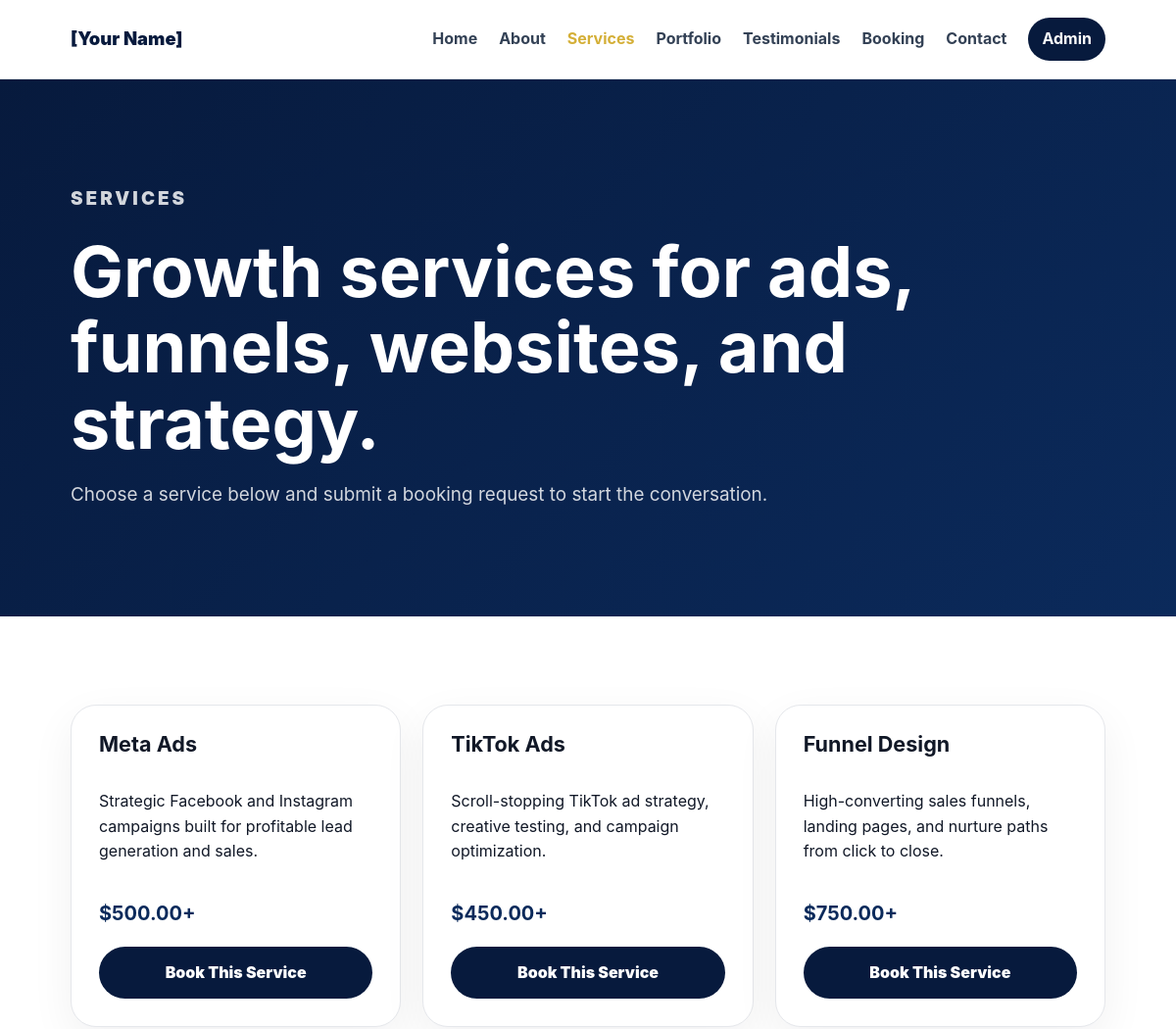
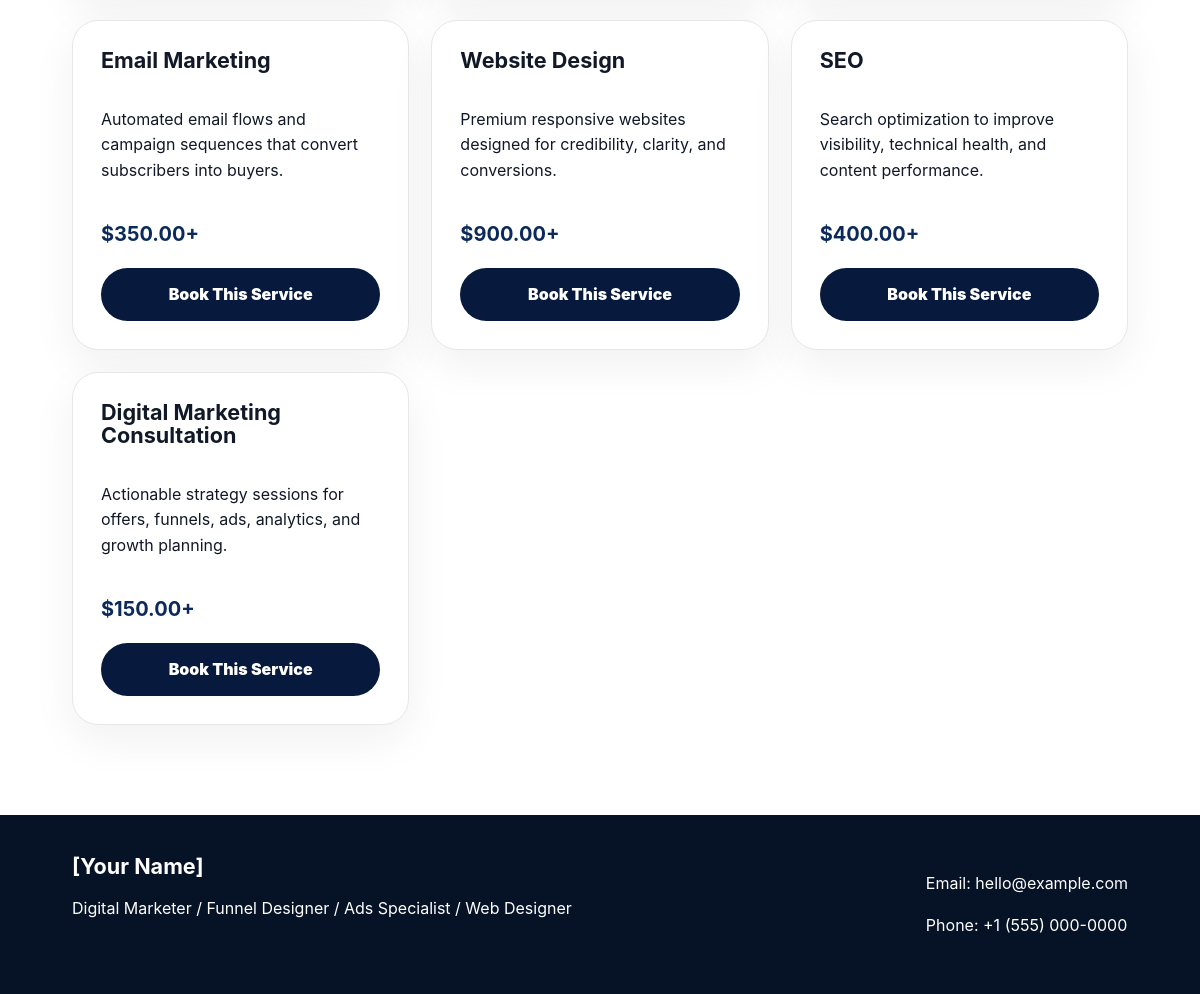
/services.php, run on the app's committed database (2 pictures, top to bottom).
### tables this page shows
CREATE TABLE IF NOT EXISTS services (
    id INT AUTO_INCREMENT PRIMARY KEY,
    name VARCHAR(120) NOT NULL,
    slug VARCHAR(140) NOT NULL UNIQUE,
    description TEXT NOT NULL,
    price DECIMAL(10,2) NOT NULL DEFAULT 0.00,
    is_active TINYINT(1) NOT NULL DEFAULT 1,
    created_at TIMESTAMP DEFAULT CURRENT_TIMESTAMP,
    updated_at TIMESTAMP DEFAULT CURRENT_TIMESTAMP ON UPDATE CURRENT_TIMESTAMP
);

### config/app.php (called while the page is built)
<?php
return [
    'brand_name' => '[Your Name]',
    'profession' => 'Digital Marketer / Funnel Designer / Ads Specialist / Web Designer',
    'email' => 'hello@example.com',
    'phone' => '+1 (555) 000-0000',
    'location' => 'Available worldwide',
    'currency' => '$',
    'base_url' => '',
    'admin_email' => 'admin@example.com',
    'admin_password_hash' => '$2y$12$1mJJ7KdgLoQ.VvU2SJCUP.kcXR.QVqdtdnbvCAVNqlZcXQKX9YMdS',
];

### includes/functions.php (called while the page is built, shortened)
<?php
$app = require __DIR__ . '/../config/app.php';
function app_config(?string $key = null, mixed $default = null): mixed
{
    global $app;
    return $key === null ? $app : ($app[$key] ?? $default);
}
function e(?string $value): string
{
    return htmlspecialchars((string) $value, ENT_QUOTES, 'UTF-8');
}
function active_nav(string $page): string
{
    return basename($_SERVER['PHP_SELF']) === $page ? 'active' : '';
}
function money(float|string|null $amount): string
{
    return app_config('currency', '$') . number_format((float) $amount, 2);
}
function get_services(bool $activeOnly = true): array
{
    require_once __DIR__ . '/../config/database.php';
    try {
        $sql = 'SELECT * FROM services' . ($activeOnly ? ' WHERE is_active = 1' : '') . ' ORDER BY id ASC';
        return db()->query($sql)->fetchAll();
    } catch (Throwable $exception) {
        return fallback_services();
    }
}

### config/database.php (called while the page is built, shortened)
<?php
$databaseConfig = [
    'host' => 'localhost',
    'database' => 'portfolio_db',
    'username' => 'portfolio_user',
    'password' => 'change_this_password',
    'charset' => 'utf8mb4',
];
function db(): PDO
{
    global $databaseConfig;
    $dsn = sprintf(
        'mysql:host=%s;dbname=%s;charset=%s',
        $databaseConfig['host'],
        $databaseConfig['database'],
        $databaseConfig['charset']
    );
    $pdo = new PDO($dsn, $databaseConfig['username'], $databaseConfig['password'], [
        PDO::ATTR_ERRMODE => PDO::ERRMODE_EXCEPTION,
        PDO::ATTR_DEFAULT_FETCH_MODE => PDO::FETCH_ASSOC,
        PDO::ATTR_EMULATE_PREPARES => false,
    ]);
    return $pdo;
}

### services.php (the view)
<?php $pageTitle = 'Services'; require __DIR__ . '/includes/header.php'; $services = get_services(); ?>
<section class="page-hero"><p class="eyebrow">Services</p><h1>Growth services for ads, funnels, websites, and strategy.</h1><p>Choose a service below and submit a booking request to start the conversation.</p></section>
<section class="section"><div class="card-grid"><?php foreach ($services as $service): ?><article class="service-card tall"><h3><?= e($service['name']) ?></h3><p><?= e($service['description']) ?></p><strong><?= money($service['price']) ?>+</strong><a class="btn btn-dark" href="booking.php?service_id=<?= (int) $service['id'] ?>">Book This Service</a></article><?php endforeach; ?></div></section>
<?php require __DIR__ . '/includes/footer.php'; ?>

### includes/header.php (shortened to what this page needs)
<?php require_once __DIR__ . '/functions.php'; ?>
<!doctype html>
<html lang="en">
<head>
    <link rel="stylesheet" href="assets/css/style.css">
</head>
<body>
<?php include __DIR__ . '/nav.php'; ?>
<main>

### includes/nav.php (shortened to what this page needs)
<header class="site-header">
    <a class="brand" href="index.php"><span><?= e(app_config('brand_name')) ?></span></a>
    <nav class="site-nav">
        <a class="<?= active_nav('index.php') ?>" href="index.php">Home</a>
        <a class="<?= active_nav('about.php') ?>" href="about.php">About</a>
        <a class="<?= active_nav('services.php') ?>" href="services.php">Services</a>
        <a class="<?= active_nav('portfolio.php') ?>" href="portfolio.php">Portfolio</a>
        <a class="<?= active_nav('testimonials.php') ?>" href="testimonials.php">Testimonials</a>
        <a class="<?= active_nav('booking.php') ?>" href="booking.php">Booking</a>
        <a class="<?= active_nav('contact.php') ?>" href="contact.php">Contact</a>
        <a class="nav-admin" href="admin/login.php">Admin</a>
    </nav>
</header>

### includes/footer.php (shortened to what this page needs)
</main>
<footer class="site-footer">
    <div>
        <h3><?= e(app_config('brand_name')) ?></h3>
        <p><?= e(app_config('profession')) ?></p>
    </div>
    <div>
        <p>Email: <a href="mailto:<?= e(app_config('email')) ?>"><?= e(app_config('email')) ?></a></p>
        <p>Phone: <a href="tel:<?= e(app_config('phone')) ?>"><?= e(app_config('phone')) ?></a></p>
    </div>
</footer>
</body>
</html>

### assets/css/style.css (style rules this page uses)
:root { --navy:#071a3d;--blue:#0b2a5b;--gold:#d4af37;--gold-soft:#f6d36b;--white:#fff;--light:#f5f7fb;--text:#111827;--muted:#6b7280;--line:#e5e7eb;--shadow:0 24px 70px rgba(7,26,61,.16) }
* { box-sizing:border-box }
body { margin:0;font-family:Inter,Arial,sans-serif;color:var(--text);background:var(--white);line-height:1.6 }
a { color:inherit;text-decoration:none }
.site-header { position:sticky;top:0;z-index:20;display:flex;align-items:center;justify-content:space-between;padding:18px 6%;background:rgba(255,255,255,.94);backdrop-filter:blur(14px);box-shadow:0 1px 0 var(--line) }
.brand { font-weight:900;font-size:1.15rem;color:var(--navy) }
.site-nav { display:flex;gap:22px;align-items:center }
.site-nav a { font-weight:700;color:#334155 }
.site-nav a.active,.site-nav a:hover { color:var(--gold) }
.nav-admin { padding:9px 14px;border-radius:999px;background:var(--navy);color:white!important }
.eyebrow { text-transform:uppercase;letter-spacing:.16em;font-size:.78rem;font-weight:900;color:var(--gold) }
h1,h2,h3 { line-height:1.08;margin:0 0 18px }
h1 { font-size:clamp(2.5rem,6vw,5.7rem) }
h3 { font-size:1.35rem }
.hero-copy,.page-hero p { font-size:1.18rem;color:rgba(255,255,255,.82);max-width:720px }
.btn { display:inline-flex;align-items:center;justify-content:center;padding:14px 22px;border-radius:999px;font-weight:900;border:0;cursor:pointer }
.btn-dark { background:var(--navy);color:white }
.section { padding:90px 6% }
.card-grid { display:grid;grid-template-columns:repeat(3,minmax(0,1fr));gap:22px }
.service-card,blockquote,.contact-card,.portfolio-grid article { padding:28px;border:1px solid var(--line);border-radius:26px;background:white;box-shadow:0 15px 45px rgba(17,24,39,.06) }
.service-card strong { display:block;margin:18px 0;color:var(--blue);font-size:1.25rem }
.service-card.tall { display:flex;flex-direction:column }
.service-card.tall .btn { margin-top:auto }
.page-hero { padding:90px 6%;color:white;background:linear-gradient(135deg,var(--navy),var(--blue)) }
.page-hero h1 { max-width:1000px }
.site-footer { display:flex;justify-content:space-between;gap:24px;padding:40px 6%;color:white;background:#061226 }

### data on the page
services: name "Meta Ads", description "Strategic Facebook and Instagram campaigns built for profitable lead generation and sales.", price "$500.00"
services: name "TikTok Ads", description "Scroll-stopping TikTok ad strategy, creative testing, and campaign optimization.", price "$450.00"
services: name "Funnel Design", description "High-converting sales funnels, landing pages, and nurture paths from click to close.", price "$750.00"
services: name "Email Marketing", description "Automated email flows and campaign sequences that convert subscribers into buyers.", price "$350.00"
services: name "Website Design", description "Premium responsive websites designed for credibility, clarity, and conversions.", price "$900.00"
services: name "SEO", description "Search optimization to improve visibility, technical health, and content performance.", price "$400.00"
services: name "Digital Marketing Consultation", description "Actionable strategy sessions for offers, funnels, ads, analytics, and growth planning.", price "$150.00"

### other printed values
app_config('brand_name') "[Your Name]"
app_config('profession') "Digital Marketer / Funnel Designer / Ads Specialist / Web Designer"
app_config('email') "hello@example.com"
app_config('phone') "+1 (555) 000-0000"
